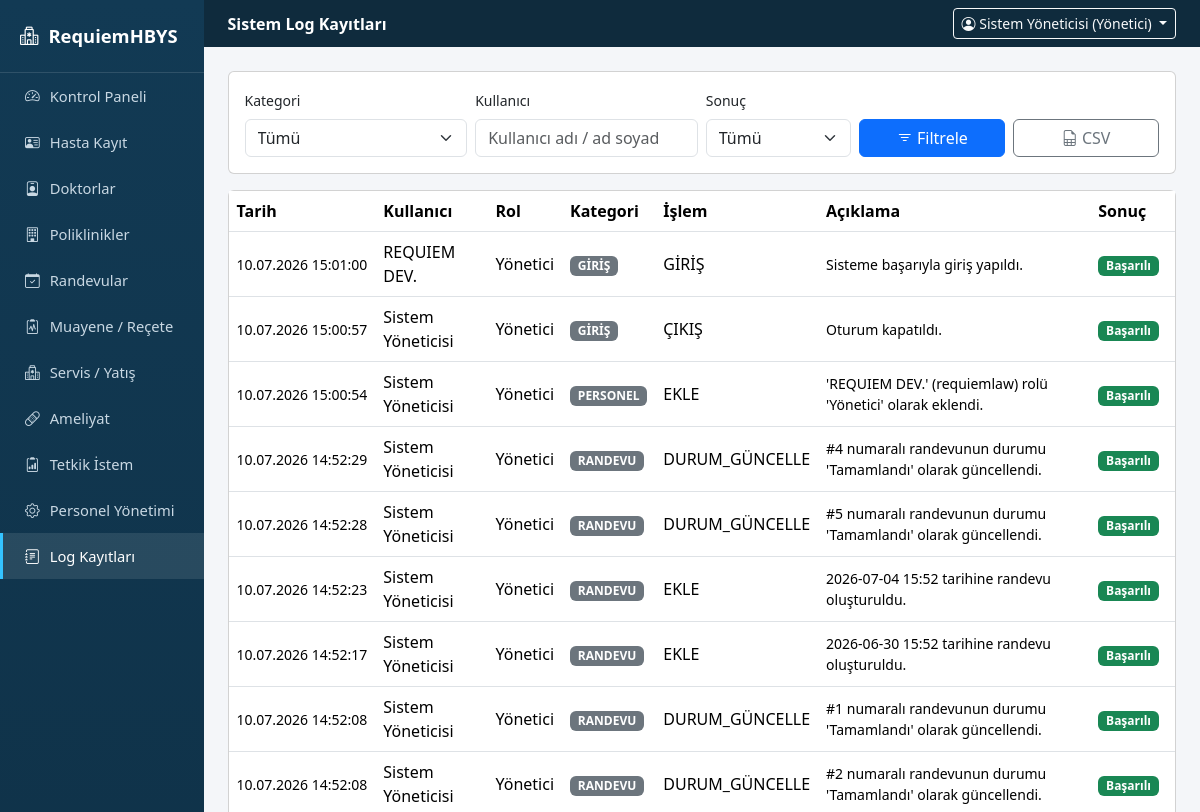
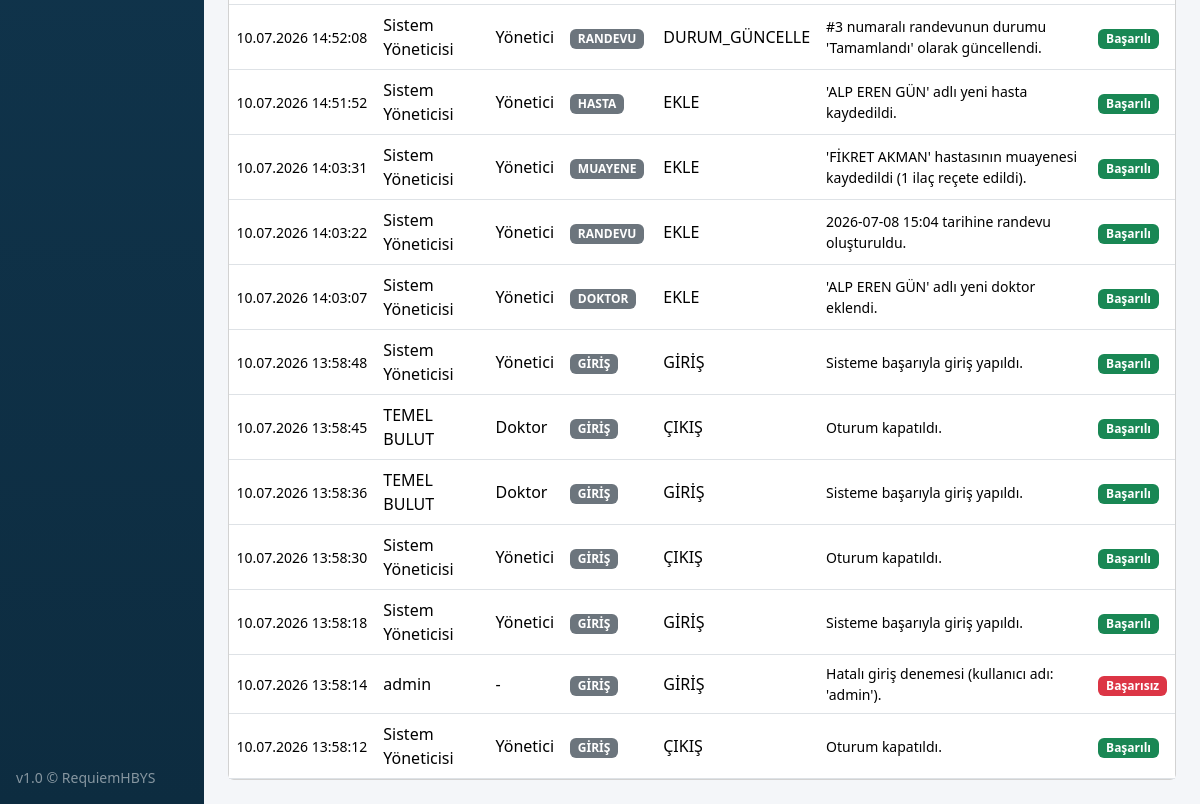
Before: /loglar (signed in) with the older database file (2 pictures, top to bottom).
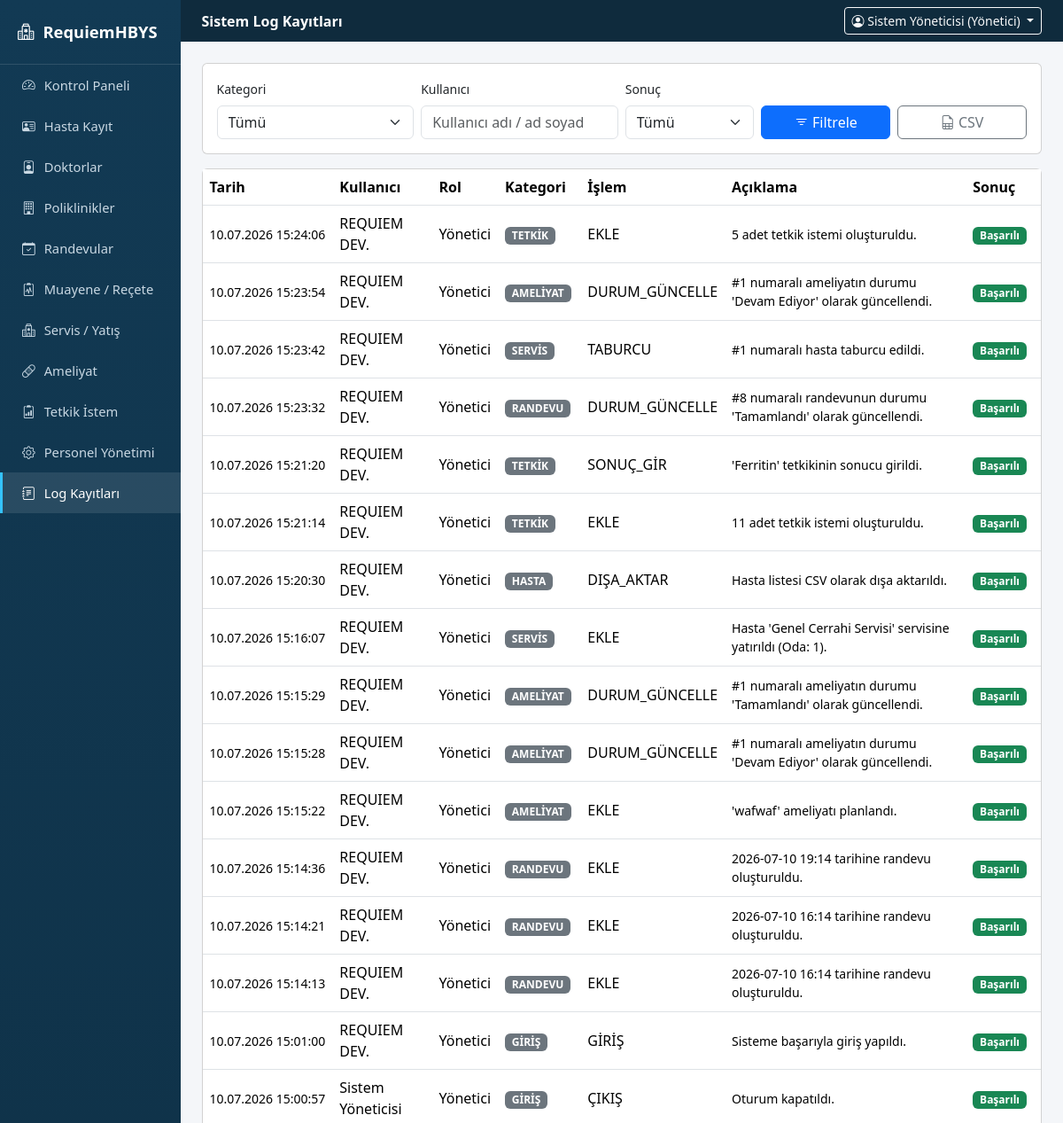
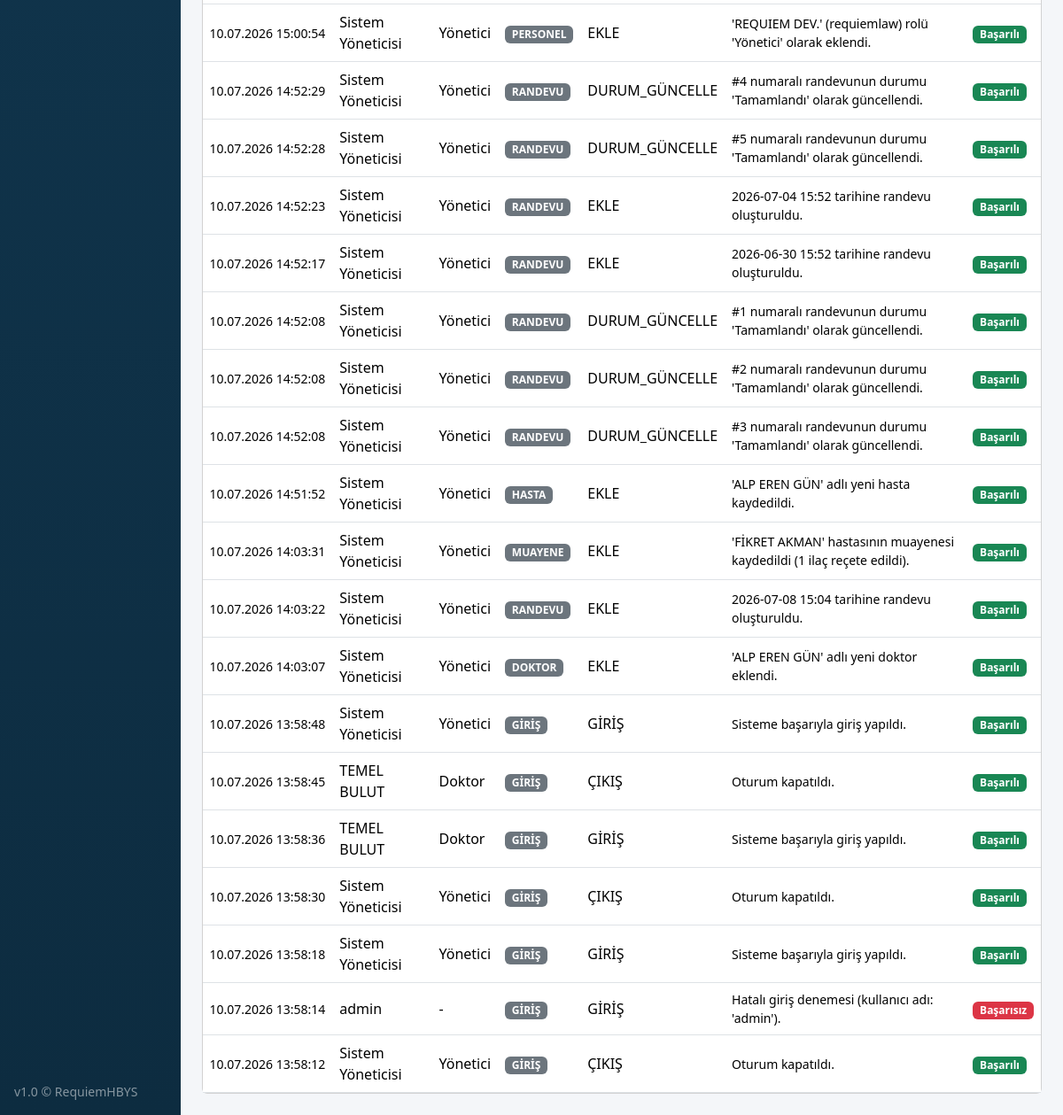
After: the same page with the newer database file (2 pictures, top to bottom).
### tables this page shows
CREATE TABLE loglar (
            id INTEGER PRIMARY KEY AUTOINCREMENT,
            tarih TEXT,
            kullanici_adi TEXT,
            rol TEXT,
            kategori TEXT,
            islem TEXT,
            aciklama TEXT,
            sonuc TEXT
        );

### app.py (the view)
@app.route("/loglar")
@login_required
@modul_gerekli("log")
def loglar():
    kategori = request.args.get("kategori", "").strip()
    kullanici = request.args.get("kullanici", "").strip()
    sonuc = request.args.get("sonuc", "").strip()
    return render_template("loglar.html",
                           loglar=db.loglari_getir(kategori or None, kullanici or None, sonuc or None),
                           kategoriler=db.log_kategorileri_getir(),
                           kategori=kategori, kullanici=kullanici, sonuc=sonuc)

### app.py (called while the page is built)
def login_required(f):
    @wraps(f)
    def wrapper(*args, **kwargs):
        if "user_id" not in session:
            flash("Lütfen giriş yapın.", "warning")
            return redirect(url_for("login"))
        return f(*args, **kwargs)
    return wrapper

def modul_gerekli(modul):
    def decorator(f):
        @wraps(f)
        def wrapper(*args, **kwargs):
            rol = session.get("rol")
            izinli = ROL_MODUL_YETKILERI.get(rol, set())
            if modul not in izinli:
                db.log_ekle(session.get("ad"), rol, "YETKİ", "ERİŞİM_RED",
                            f"'{modul}' modülüne yetkisiz erişim denemesi ({request.path}).", "Başarısız")
                flash("Bu sayfa için yetkiniz bulunmuyor.", "danger")
                return redirect(url_for("dashboard"))
            return f(*args, **kwargs)
        return wrapper
    return decorator

@app.context_processor
def inject_globals():
    def modul_yetkili(modul):
        return modul in ROL_MODUL_YETKILERI.get(session.get("rol"), set())
    return {"simdi": datetime.now().strftime("%d.%m.%Y %H:%M"), "modul_yetkili": modul_yetkili}

### database.py (called while the page is built)
    def sorgula(self, sql, params=()):
        cur = self.conn.cursor()
        cur.execute(sql, params)
        return [dict(r) for r in cur.fetchall()]

    def loglari_getir(self, kategori=None, kullanici=None, sonuc=None):
        sql = "SELECT * FROM loglar WHERE 1=1"
        params = []
        if kategori:
            sql += " AND kategori=?"
            params.append(kategori)
        if kullanici:
            sql += " AND kullanici_adi LIKE ?"
            params.append(f"%{kullanici}%")
        if sonuc:
            sql += " AND sonuc=?"
            params.append(sonuc)
        sql += " ORDER BY id DESC LIMIT 500"
        return self.sorgula(sql, tuple(params))

    def log_kategorileri_getir(self):
        return [r["kategori"] for r in self.sorgula("SELECT DISTINCT kategori FROM loglar ORDER BY kategori")]

### templates/loglar.html (shortened to what this page needs)
{% extends "base.html" %}
{% block page_header %}Sistem Log Kayıtları{% endblock %}
{% block content %}
<div class="card p-3 mb-3">
  <form method="get" class="row g-2 align-items-end">
    <div class="col-md-3">
      <label class="form-label small">Kategori</label>
      <select name="kategori" class="form-select">
        <option value="">Tümü</option>
      </select>
    </div>
    <div class="col-md-3">
      <label class="form-label small">Kullanıcı</label>
      <input type="text" name="kullanici" value="{{ kullanici }}" class="form-control" placeholder="Kullanıcı adı / ad soyad">
    </div>
    <div class="col-md-2">
      <label class="form-label small">Sonuç</label>
      <select name="sonuc" class="form-select">
        <option value="">Tümü</option>
      </select>
    </div>
    <div class="col-md-2">
      <button class="btn btn-primary w-100"><i class="bi bi-filter"></i> Filtrele</button>
    </div>
    <div class="col-md-2">
      <a href="{{ url_for('loglar_disa_aktar', kategori=kategori, kullanici=kullanici, sonuc=sonuc) }}" class="btn btn-outline-secondary w-100"><i class="bi bi-file-earmark-spreadsheet"></i> CSV</a>
    </div>
  </form>
</div>
<div class="card">
  <div class="table-responsive">
    <table class="table table-hover align-middle mb-0">
      <thead><tr><th>Tarih</th><th>Kullanıcı</th><th>Rol</th><th>Kategori</th><th>İşlem</th><th>Açıklama</th><th>Sonuç</th></tr></thead>
      <tbody>
        {% for l in loglar %}
        <tr>
          <td class="text-nowrap small">{{ l.tarih }}</td>
          <td>{{ l.kullanici_adi }}</td>
          <td>{{ l.rol }}</td>
          <td><span class="badge bg-secondary">{{ l.kategori }}</span></td>
          <td>{{ l.islem }}</td>
          <td class="small">{{ l.aciklama }}</td>
          <td><span class="badge bg-{{ 'success' if l.sonuc=='Başarılı' else 'danger' }}">{{ l.sonuc }}</span></td>
        </tr>
        {% else %}
        <tr><td colspan="7" class="text-center text-muted py-4">Kayıt bulunamadı.</td></tr>
        {% endfor %}
      </tbody>
    </table>
  </div>
</div>
{% endblock %}

### templates/base.html (shortened to what this page needs)
<!doctype html>
<html lang="tr">
<head>
<link href="https://cdn.jsdelivr.net/npm/bootstrap@5.3.3/dist/css/bootstrap.min.css" rel="stylesheet">
<link href="https://cdn.jsdelivr.net/npm/bootstrap-icons@1.11.3/font/bootstrap-icons.css" rel="stylesheet">
<link href="{{ url_for('static', filename='css/style.css') }}" rel="stylesheet">
</head>
<body>
<div class="d-flex">
  <nav class="sidebar d-flex flex-column">
    <div class="sidebar-brand"><i class="bi bi-hospital"></i> RequiemHBYS</div>
        <ul class="nav flex-column">
          <li><a href="{{ url_for('dashboard') }}" class="{{ 'active' if request.path=='/' }}"><i class="bi bi-speedometer2"></i> Kontrol Paneli</a></li>
          {% if modul_yetkili('hasta') %}
          <li><a href="{{ url_for('hastalar') }}" class="{{ 'active' if '/hastalar' in request.path }}"><i class="bi bi-person-vcard"></i> Hasta Kayıt</a></li>
          {% endif %}
          {% if modul_yetkili('doktor') %}
          <li><a href="{{ url_for('doktorlar') }}" class="{{ 'active' if '/doktorlar' in request.path }}"><i class="bi bi-person-badge"></i> Doktorlar</a></li>
          {% endif %}
          {% if modul_yetkili('poliklinik') %}
          <li><a href="{{ url_for('poliklinikler') }}" class="{{ 'active' if '/poliklinikler' in request.path }}"><i class="bi bi-building"></i> Poliklinikler</a></li>
          {% endif %}
          {% if modul_yetkili('randevu') %}
          <li><a href="{{ url_for('randevular') }}" class="{{ 'active' if '/randevular' in request.path }}"><i class="bi bi-calendar-check"></i> Randevular</a></li>
          {% endif %}
          {% if modul_yetkili('muayene') %}
          <li><a href="{{ url_for('muayene') }}" class="{{ 'active' if '/muayene' in request.path }}"><i class="bi bi-clipboard2-pulse"></i> Muayene / Reçete</a></li>
          {% endif %}
          {% if modul_yetkili('servis') %}
          <li><a href="{{ url_for('servis') }}" class="{{ 'active' if '/servis' in request.path }}"><i class="bi bi-hospital"></i> Servis / Yatış</a></li>
          {% endif %}
          {% if modul_yetkili('ameliyat') %}
          <li><a href="{{ url_for('ameliyat') }}" class="{{ 'active' if '/ameliyat' in request.path }}"><i class="bi bi-bandaid"></i> Ameliyat</a></li>
          {% endif %}
          {% if modul_yetkili('tetkik') %}
          <li><a href="{{ url_for('tetkik') }}" class="{{ 'active' if '/tetkik' in request.path }}"><i class="bi bi-clipboard2-data"></i> Tetkik İstem</a></li>
          {% endif %}
          {% if modul_yetkili('personel') %}
          <li><a href="{{ url_for('personel') }}" class="{{ 'active' if '/personel' in request.path }}"><i class="bi bi-gear"></i> Personel Yönetimi</a></li>
          {% endif %}
          {% if modul_yetkili('log') %}
          <li><a href="{{ url_for('loglar') }}" class="{{ 'active' if '/loglar' in request.path }}"><i class="bi bi-journal-text"></i> Log Kayıtları</a></li>
          {% endif %}
        </ul>
    <div class="mt-auto p-3 text-white-50 small">v1.0 &copy; RequiemHBYS</div>
  </nav>
  <div class="content flex-grow-1">
    <div class="topbar d-flex justify-content-between align-items-center px-4 py-2">
      <div><strong>{% block page_header %}Kontrol Paneli{% endblock %}</strong></div>
      <div class="dropdown">
        <button class="btn btn-sm btn-outline-light dropdown-toggle" data-bs-toggle="dropdown">
          <i class="bi bi-person-circle"></i> {{ session.get('ad') }} ({{ session.get('rol') }})
        </button>
      </div>
    </div>
    <div class="container-fluid p-4">
      {% block content %}{% endblock %}
    </div>
  </div>
</div>
</body>
</html>

### static/css/style.css (style rules this page uses)
body { background: #f4f6f9; font-family: "Segoe UI", Arial, sans-serif; }
.sidebar { width: 250px; min-height: 100vh; background: linear-gradient(180deg, #123a54, #0d2c40); }
.sidebar-brand { padding: 22px 20px; color: #fff; font-size: 1.15rem; font-weight: 700; border-bottom: 1px solid rgba(255,255,255,.12); display: flex; align-items: center; gap: 10px; }
.sidebar .nav a { display: flex; align-items: center; gap: 10px; color: #c9d8e3; padding: 12px 22px; text-decoration: none; font-size: .92rem; border-left: 3px solid transparent; }
.sidebar .nav a.active { background: rgba(255,255,255,.1); color: #fff; border-left-color: #34c3ff; }
.topbar { background: #0f2b3d; color: #fff; }
.content { min-height: 100vh; }
.table thead { background: #123a54; color: #fff; }

Changed rows visible on the page:
added loglar: tarih "10.07.2026 15:24:06", kullanici_adi "REQUIEM DEV.", rol "Yönetici", kategori "TETKİK", islem "EKLE", aciklama "5 adet tetkik istemi oluşturuldu.", sonuc "Başarılı"
added loglar: tarih "10.07.2026 15:23:54", kullanici_adi "REQUIEM DEV.", rol "Yönetici", kategori "AMELİYAT", islem "DURUM_GÜNCELLE", aciklama "#1 numaralı ameliyatın durumu 'Devam Ediyor' olarak güncellendi.", sonuc "Başarılı"
added loglar: tarih "10.07.2026 15:23:42", kullanici_adi "REQUIEM DEV.", rol "Yönetici", kategori "SERVİS", islem "TABURCU", aciklama "#1 numaralı hasta taburcu edildi.", sonuc "Başarılı"
added loglar: tarih "10.07.2026 15:23:32", kullanici_adi "REQUIEM DEV.", rol "Yönetici", kategori "RANDEVU", islem "DURUM_GÜNCELLE", aciklama "#8 numaralı randevunun durumu 'Tamamlandı' olarak güncellendi.", sonuc "Başarılı"
added loglar: tarih "10.07.2026 15:21:20", kullanici_adi "REQUIEM DEV.", rol "Yönetici", kategori "TETKİK", islem "SONUÇ_GİR", aciklama "'Ferritin' tetkikinin sonucu girildi.", sonuc "Başarılı"
added loglar: tarih "10.07.2026 15:21:14", kullanici_adi "REQUIEM DEV.", rol "Yönetici", kategori "TETKİK", islem "EKLE", aciklama "11 adet tetkik istemi oluşturuldu.", sonuc "Başarılı"
added loglar: tarih "10.07.2026 15:20:30", kullanici_adi "REQUIEM DEV.", rol "Yönetici", kategori "HASTA", islem "DIŞA_AKTAR", aciklama "Hasta listesi CSV olarak dışa aktarıldı.", sonuc "Başarılı"
added loglar: tarih "10.07.2026 15:16:07", kullanici_adi "REQUIEM DEV.", rol "Yönetici", kategori "SERVİS", islem "EKLE", aciklama "Hasta 'Genel Cerrahi Servisi' servisine yatırıldı (Oda: 1).", sonuc "Başarılı"
added loglar: tarih "10.07.2026 15:15:29", kullanici_adi "REQUIEM DEV.", rol "Yönetici", kategori "AMELİYAT", islem "DURUM_GÜNCELLE", aciklama "#1 numaralı ameliyatın durumu 'Tamamlandı' olarak güncellendi.", sonuc "Başarılı"
added loglar: tarih "10.07.2026 15:15:28", kullanici_adi "REQUIEM DEV.", rol "Yönetici", kategori "AMELİYAT", islem "DURUM_GÜNCELLE", aciklama "#1 numaralı ameliyatın durumu 'Devam Ediyor' olarak güncellendi.", sonuc "Başarılı"
added loglar: tarih "10.07.2026 15:15:22", kullanici_adi "REQUIEM DEV.", rol "Yönetici", kategori "AMELİYAT", islem "EKLE", aciklama "'wafwaf' ameliyatı planlandı.", sonuc "Başarılı"
added loglar: tarih "10.07.2026 15:14:36", kullanici_adi "REQUIEM DEV.", rol "Yönetici", kategori "RANDEVU", islem "EKLE", aciklama "2026-07-10 19:14 tarihine randevu oluşturuldu.", sonuc "Başarılı"
added loglar: tarih "10.07.2026 15:14:21", kullanici_adi "REQUIEM DEV.", rol "Yönetici", kategori "RANDEVU", islem "EKLE", aciklama "2026-07-10 16:14 tarihine randevu oluşturuldu.", sonuc "Başarılı"
added loglar: tarih "10.07.2026 15:14:13", kullanici_adi "REQUIEM DEV.", rol "Yönetici", kategori "RANDEVU", islem "EKLE", aciklama "2026-07-10 16:14 tarihine randevu oluşturuldu.", sonuc "Başarılı"
